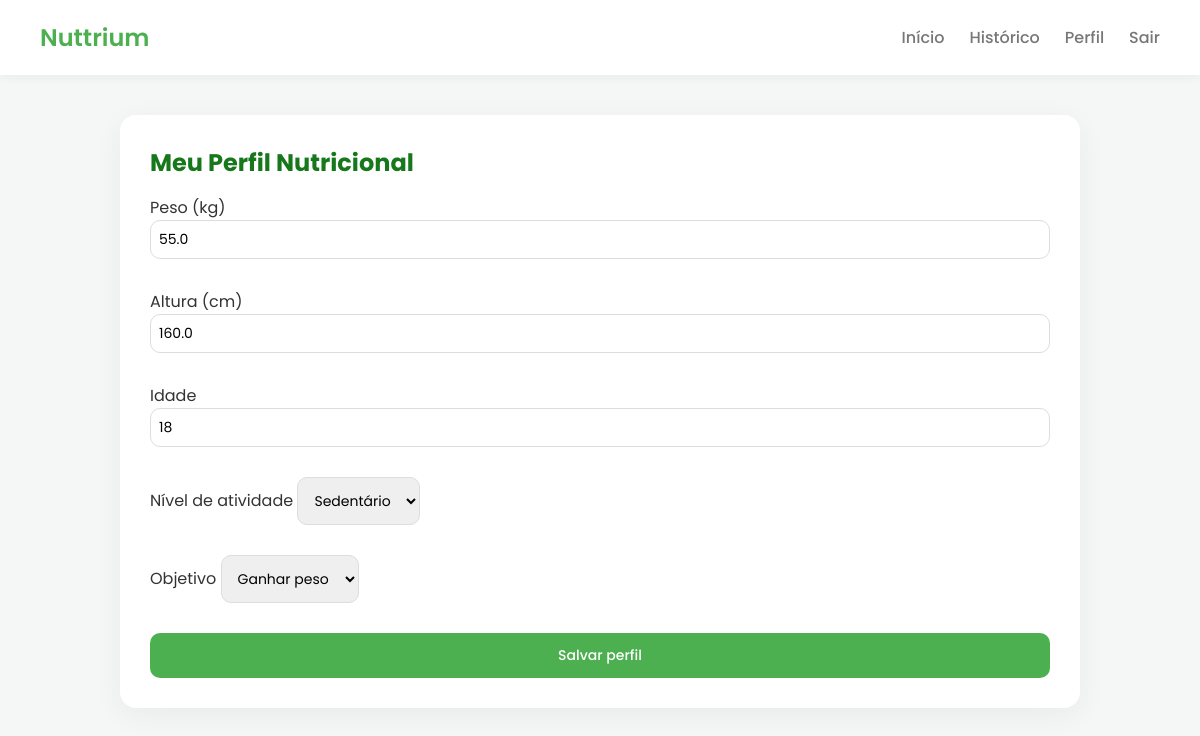
The page /perfil/ (signed in) on the database its author committed.
### perfil/models.py (models this page shows, shortened)
class Perfil(models.Model):
    user = models.OneToOneField(User, on_delete=models.CASCADE)
    peso = models.FloatField(null=True, blank=True)
    altura = models.FloatField(null=True, blank=True)
    idade = models.IntegerField(null=True, blank=True)
    meta_calorica = models.FloatField(null=True, blank=True)
    atividade = models.CharField(
        max_length=20,
        choices=[
            ('sedentario', 'Sedentário'),
            ('leve', 'Leve'),
            ('moderado', 'Moderado'),
            ('intenso', 'Intenso'),
        ],
        default='sedentario'
    )
    objetivo = models.CharField(
        max_length=20,
        choices=[
            ('perder', 'Perder peso'),
            ('manter', 'Manter peso'),
            ('ganhar', 'Ganhar peso'),
        ],
        default='manter'
    )
    meta_calorica = models.FloatField(default=0)

### perfil/views.py (the view)
# urls.py: path("", views.perfil_view, name="perfil"),
@login_required
def perfil_view(request):
    perfil, created = Perfil.objects.get_or_create(user=request.user)
    if request.method == "POST":
        form = PerfilForm(request.POST, instance=perfil)
        if form.is_valid():
            perfil = form.save(commit=False)
            perfil.user = request.user
            meta = calcular_meta(
                perfil.peso,
                perfil.altura,
                perfil.idade,
                perfil.atividade,
                perfil.objetivo
            )
            if meta is not None:
                perfil.meta_calorica = meta
            perfil.save()
            return redirect("dashboard")
    else:
        form = PerfilForm(instance=perfil)
    return render(
        request,
        "perfil/perfil.html",
        {
            "form": form,
            "perfil": perfil
        }
    )

### perfil/forms.py (shortened to what this page needs)
class PerfilForm(forms.ModelForm):
    class Meta:
        model = Perfil
        fields = [
            'peso',
            'altura',
            'idade',
            'atividade',
            'objetivo'
        ]

### perfil/templates/perfil/perfil.html (shortened to what this page needs)
{% extends "base.html" %}
{% block content %}
<div class="card">
  <h2>Meu Perfil Nutricional</h2>
  <form method="post" id="perfil-form">
    <div class="form-group">
      <label for="{{ form.peso.id_for_label }}">Peso (kg)</label>
      {{ form.peso }}
    </div>
    <div class="form-group">
      <label for="{{ form.altura.id_for_label }}">Altura (cm)</label>
      {{ form.altura }}
    </div>
    <div class="form-group">
      <label for="{{ form.idade.id_for_label }}">Idade</label>
      {{ form.idade }}
    </div>
    <div class="form-group">
      <label for="{{ form.atividade.id_for_label }}">Nível de atividade</label>
      {{ form.atividade }}
    </div>
    <div class="form-group">
      <label for="{{ form.objetivo.id_for_label }}">Objetivo</label>
      {{ form.objetivo }}
    </div>
    <button type="submit">Salvar perfil</button>
  </form>
</div>
{% endblock %}

### alimentacao/static/css/styles.css (style rules this page uses)
:root { --verde: #4CAF50; --verde-escuro: #16771b; --fundo: #f4f7f6; --card: #ffffff; --texto: #333; --cinza: #777; }
* { margin: 0; padding: 0; box-sizing: border-box; font-family: 'Poppins', sans-serif; }
body { background: var(--fundo); color: var(--texto); }
.card { background: var(--card); padding: 30px; border-radius: 16px; box-shadow: 0 8px 30px rgba(0,0,0,.05); margin-bottom: 30px; }
.card h2 { margin-bottom: 15px; color: var(--verde-escuro); }
form { display: grid; gap: 15px; }
input, select, button { padding: 12px; border-radius: 10px; border: 1px solid #ddd; font-size: 14px; }
button { background: var(--verde); color: white; border: none; cursor: pointer; font-weight: 500; }
.form-group { margin-bottom:15px; }
input { width:100%; padding:8px; }

### rows shown on the page
Perfil: peso "55.0", altura "160.0", idade "18", atividade "Sedentário", objetivo "Ganhar peso"
